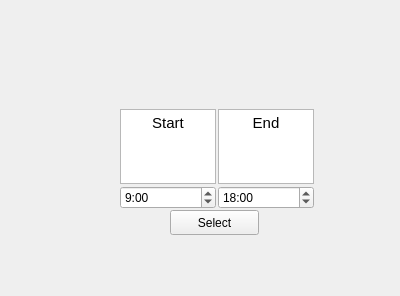
<?xml version="1.0" encoding="UTF-8"?>
<ui version="4.0">
 <class>Form</class>
 <widget class="QWidget" name="Form">
  <property name="geometry">
   <rect>
    <x>0</x>
    <y>0</y>
    <width>400</width>
    <height>296</height>
   </rect>
  </property>
  <property name="windowTitle">
   <string>Form</string>
  </property>
  <widget class="QWidget" name="gridLayoutWidget">
   <property name="geometry">
    <rect>
     <x>120</x>
     <y>109</y>
     <width>194</width>
     <height>100</height>
    </rect>
   </property>
   <layout class="QGridLayout" name="gridLayout">
    <property name="spacing">
     <number>2</number>
    </property>
    <item row="2" column="1">
     <widget class="QTimeEdit" name="StarttimeEdit">
      <property name="displayFormat">
       <string>h:mm </string>
      </property>
      <property name="time">
       <time>
        <hour>9</hour>
        <minute>0</minute>
        <second>0</second>
       </time>
      </property>
     </widget>
    </item>
    <item row="1" column="1">
     <widget class="QTextEdit" name="textEdit">
      <property name="html">
       <string>&lt;!DOCTYPE HTML PUBLIC &quot;-//W3C//DTD HTML 4.0//EN&quot; &quot;http://www.w3.org/TR/REC-html40/strict.dtd&quot;&gt;
&lt;html&gt;&lt;head&gt;&lt;meta name=&quot;qrichtext&quot; content=&quot;1&quot; /&gt;&lt;style type=&quot;text/css&quot;&gt;
p, li { white-space: pre-wrap; }
&lt;/style&gt;&lt;/head&gt;&lt;body style=&quot; font-family:'Ubuntu'; font-size:11pt; font-weight:400; font-style:normal;&quot;&gt;
&lt;p align=&quot;center&quot; style=&quot; margin-top:0px; margin-bottom:0px; margin-left:0px; margin-right:0px; -qt-block-indent:0; text-indent:0px;&quot;&gt;Start&lt;/p&gt;&lt;/body&gt;&lt;/html&gt;</string>
      </property>
     </widget>
    </item>
    <item row="1" column="2">
     <widget class="QTextEdit" name="textEdit_2">
      <property name="html">
       <string>&lt;!DOCTYPE HTML PUBLIC &quot;-//W3C//DTD HTML 4.0//EN&quot; &quot;http://www.w3.org/TR/REC-html40/strict.dtd&quot;&gt;
&lt;html&gt;&lt;head&gt;&lt;meta name=&quot;qrichtext&quot; content=&quot;1&quot; /&gt;&lt;style type=&quot;text/css&quot;&gt;
p, li { white-space: pre-wrap; }
&lt;/style&gt;&lt;/head&gt;&lt;body style=&quot; font-family:'Ubuntu'; font-size:11pt; font-weight:400; font-style:normal;&quot;&gt;
&lt;p align=&quot;center&quot; style=&quot; margin-top:0px; margin-bottom:0px; margin-left:0px; margin-right:0px; -qt-block-indent:0; text-indent:0px;&quot;&gt;End&lt;/p&gt;&lt;/body&gt;&lt;/html&gt;</string>
      </property>
     </widget>
    </item>
    <item row="2" column="2">
     <widget class="QTimeEdit" name="EndtimeEdit">
      <property name="displayFormat">
       <string>h:mm </string>
      </property>
      <property name="time">
       <time>
        <hour>18</hour>
        <minute>0</minute>
        <second>0</second>
       </time>
      </property>
     </widget>
    </item>
   </layout>
  </widget>
  <widget class="QPushButton" name="pushButton">
   <property name="geometry">
    <rect>
     <x>170</x>
     <y>210</y>
     <width>89</width>
     <height>25</height>
    </rect>
   </property>
   <property name="text">
    <string>Select</string>
   </property>
  </widget>
 </widget>
 <resources/>
 <connections/>
</ui>
